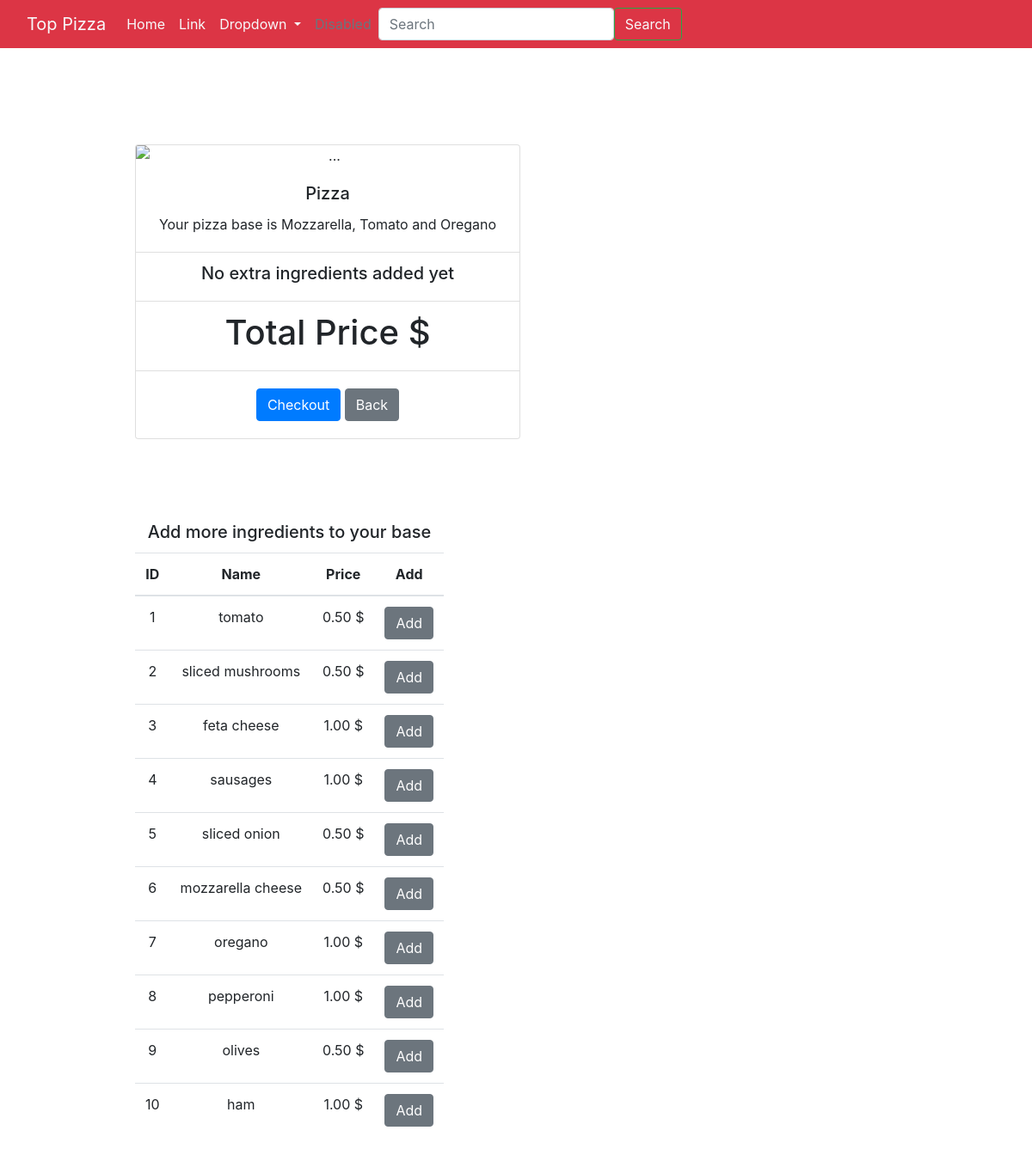
Page /dashboard.php on the committed database.
### tables this page shows
CREATE TABLE `ingredients` (
  `id` int(11) NOT NULL,
  `name` varchar(255) NOT NULL,
  `price` decimal(10,2) NOT NULL
);

### src/controllers/DashboardRequests.php (called while the page is built, shortened)
<?php
$controller = new Controller();
$ingredients = $controller->getAllIngredients();

### src/controllers/Controller.php (called while the page is built, shortened)
<?php
require_once("src\models\IngredientsModel.php");
class Controller
{
    protected $ingredientsModel;
    function __construct()
    {
        $this->ingredientsModel = new IngredientsModel();
    }
    function getAllIngredients()
    {
        $ingredients = $this->ingredientsModel->getAllIngredients();
        return $ingredients;
    }
}

### config/db.php (called while the page is built, shortened)
<?php
class Database
{
    private $host;
    private $db;
    private $user;
    private $password;
    private $charset;
    public function __construct()
    {
        $this->host = HOST;
        $this->db = DB;
        $this->user = USER;
        $this->password = PASSWORD;
        $this->charset = CHARSET;
    }
    function connect()
    {
        try {
            $connection = "mysql:host=" . $this->host . ";"
                . "dbname=" . $this->db . ";"
                . "user=" . $this->user . ";"
                . "password=" . $this->password . ";"
                . "charset=" . $this->charset;
            $options = [
                PDO::ATTR_ERRMODE           =>  PDO::ERRMODE_EXCEPTION,
                PDO::ATTR_EMULATE_PREPARES  => FALSE,
            ];
            $pdo = new PDO($connection, USER, PASSWORD, $options);
            return $pdo;
        } catch (PDOException $e) {
            require_once("dberror.php");
        }
    }
}

### src/models/ingredientsModel.php (called while the page is built)
<?php
require_once("config/db.php");
class IngredientsModel
{
    protected $db;
    function __construct()
    {
        $this->db = new Database();
    }
    function getAllIngredients()
    {
        $query = $this->db->connect()->prepare("SELECT id, name, price
        FROM ingredients");
        try {
            $query->execute();
            $ingredients = $query->fetchAll();
            return $ingredients;
        } catch (PDOException $e) {
            return [];
        }
    }
}

### dashboard.php (the view, shortened to what this page needs)
<?php
require_once "src/models/ingredientsModel.php";
require_once "src/controllers/Controller.php";
require_once "src/controllers/DashboardRequests.php";
?>
<!DOCTYPE html>
<html lang="en">
<head>
    <link rel="stylesheet" href="https://stackpath.bootstrapcdn.com/bootstrap/4.5.0/css/bootstrap.min.css">
    <link rel="stylesheet" href="https://cdn.jsdelivr.net/npm/bootstrap-icons@1.5.0/font/bootstrap-icons.css">
</head>
<body>
    <?php include("html\header.php"); ?>
    <main class="container text-center">
        <div class="row m-5  d-flex flex-wrap p-3  ">
            <div class="card m-5" style="width: 28rem;">
                <img src="https://www.lanacion.com.ar/resizer/P12DrdN140M2NuxBkxcBQvnYUEY=/1200x800/filters:format(webp):quality(80)/cloudfront-us-east-1.images.arcpublishing.com/lanacionar/M7NX62ONAJGRHMGZQKL3UMOIG4.jpeg
  " class="card-img-top" alt="...">
                <div class="card-body">
                    <h5 class="card-title">Pizza <?php echo $currentPizza[0]["pizza_name"]; ?></h5>
                    <p class="card-text">Your pizza base is Mozzarella, Tomato and Oregano </p>
                </div>
                <ul class="list-group list-group-flush">
                    <?php
                    if ($ingredientsById) {
                        foreach ($ingredientsById as $index => $ingredient) {
                            echo "<li class='list-group-item'> + " . $ingredient["name"] . " " . $ingredient["price"] . "      <a  href='?action=deleteIngredient&idIngredient=" . $ingredient["ingredient_Id"] . "&idPizza=" . $currentPizza[0]["id"] . "'><i class='bi bi-trash'></i></a></li>";
                        }
                    } else {
                        echo "<li class='list-group-item'><h5>No extra ingredients added yet</h5></li>";
                    }
                    echo "<li class='list-group-item'> <h1>Total Price <span> " . $currentPizza[0]["total_price"] . " $ </span></h1>   ";
                    ?>
                </ul>
                <div class="card-body">
                    <a class='btn btn-primary' href=''>Checkout</a></li>
                    <a id="home" class="btn btn-secondary" href="./">Back</a>
                </div>
            </div>
            <div class="m-5">
                <table class="table">
                    <h5 class="card-title">Add more ingredients to your base</h5>
                    <thead>
                        <tr>
                            <th class="tg-0pky">ID</th>
                            <th class="tg-0pky">Name</th>
                            <th class="tg-0lax">Price</th>
                            <th class="tg-0lax">Add</th>
                        </tr>
                    </thead>
                    <tbody>
                        <?php
                        if ($ingredients) {
                            foreach ($ingredients as $index => $ingredient) {
                                echo "<tr>";
                                echo "<td class='tg-0lax'>" . $ingredient["id"] . "</td>";
                                echo "<td class='tg-0lax'>" . $ingredient["name"] . "</td>";
                                echo "<td class='tg-0lax'>" . $ingredient["price"] . " $</td>";
                                echo "<td colspan='2' class='tg-0lax'>
    <a class='btn btn-secondary' href='?action=addIngredient&idIngredient=" . $ingredient["id"] . "&idPizza=" . $currentPizza[0]["id"] . "'>Add</a>
    </td>";
                                echo "</tr>";
                            }
                        } else {
                            echo "<tr><td colspan='4' class='tg-0lax'>Error loading ingredients</td></tr>";
                        }
                        ?>
                    </tbody>
                </table>
            </div>
        </div>
    </main>
</body>
</html>

### html/header.php (shortened to what this page needs)
<nav class="navbar navbar-expand-lg bg-danger bg-body-tertiary">
  <div class="container-fluid ">
    <a class="navbar-brand text-light " href="#">Top Pizza</a>
    <div class="collapse navbar-collapse" id="navbarSupportedContent">
      <ul class="navbar-nav me-auto mb-2 mb-lg-0">
        <li class="nav-item">
          <a class="nav-link active text-light " aria-current="page" href="#">Home</a>
        </li>
        <li class="nav-item">
          <a class="nav-link text-light " href="#">Link</a>
        </li>
        <li class="nav-item dropdown">
          <a class="nav-link text-light  dropdown-toggle" href="#" role="button" data-bs-toggle="dropdown" aria-expanded="false">
            Dropdown
          </a>
        </li>
        <li class="nav-item">
          <a class="nav-link disabled">Disabled</a>
        </li>
      </ul>
      <form class="d-flex" role="search">
        <input class="form-control me-2" type="search" placeholder="Search" aria-label="Search">
        <button class="btn btn-outline-success text-light " type="submit">Search</button>
      </form>
    </div>
  </div>
</nav>

### rows in the picture
ingredients: id "1", name "tomato", price "0.50"
ingredients: id "2", name "sliced mushrooms", price "0.50"
ingredients: id "3", name "feta cheese", price "1.00"
ingredients: id "4", name "sausages", price "1.00"
ingredients: id "5", name "sliced onion", price "0.50"
ingredients: id "6", name "mozzarella cheese", price "0.50"
ingredients: id "7", name "oregano", price "1.00"
ingredients: id "8", name "pepperoni", price "1.00"
ingredients: id "9", name "olives", price "0.50"
ingredients: id "10", name "ham", price "1.00"
